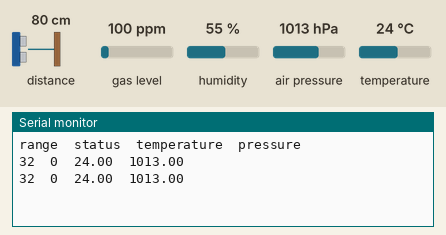
This sketch was run on a simulated Arduino Uno, built with avr-gcc and run on an emulated ATmega328P. Parts: the last lines printed to the serial monitor. The test bench sets the inputs (shaded band); at power-on: distance to the obstacle 80 cm, air pressure 1013 hPa, temperature 24 °C, gas level 100 ppm, humidity 55 %.

Above: at 2.0 s.
2.1 s: distance to the obstacle set to 2 cm
At 3.0 s:
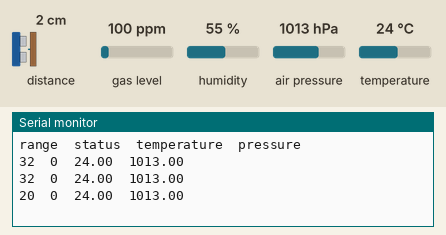
3.7 s: air pressure set to 952 hPa
At 4.7 s:
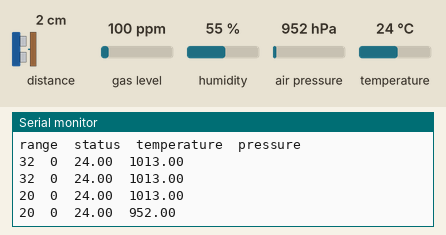
5.3 s: temperature set to 12 °C
At 6.8 s:
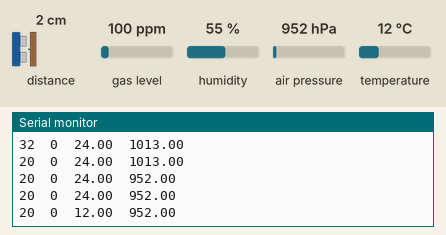

The sketch:

logic_communications_lab_firmware.ino
```cpp
#include <Wire.h>
#include "Adafruit_VL6180X.h"
#include <SPI.h>
#include <Adafruit_Sensor.h>
#include "Adafruit_BMP3XX.h"

#define BMP_SCK 13
#define BMP_MISO 12
#define BMP_MOSI 11
#define BMP_CS 10

Adafruit_BMP3XX bmp;
Adafruit_VL6180X vl = Adafruit_VL6180X();

void setup()
{
  Serial.begin(115200);
  if (! vl.begin()) {
    Serial.println("Failed to find VL6180X sensor");
    while (1);
  }

  if (!bmp.begin_SPI(BMP_CS))
  {
    Serial.println("Failed to find BMP388");
    while (1);
  }

  bmp.setTemperatureOversampling(BMP3_OVERSAMPLING_8X);
  bmp.setPressureOversampling(BMP3_OVERSAMPLING_4X);
  bmp.setIIRFilterCoeff(BMP3_IIR_FILTER_COEFF_3);
  bmp.setOutputDataRate(BMP3_ODR_50_HZ);

  Serial.println("range\tstatus\ttemperature\tpressure");
}

void loop()
{
  uint8_t range = vl.readRange();
  uint8_t status = vl.readRangeStatus();
  bmp.performReading();
  Serial.print(range);
  Serial.print("\t");
  Serial.print(status);
  Serial.print("\t");
  Serial.print(bmp.temperature);
  Serial.print("\t");
  Serial.println(bmp.pressure / 100.0);
  delay(1000);
}
```

Measured:
- after the input at 2.1 s, the serial monitor: prints a new line after 0.46 s (image 1)
- after the input at 3.7 s, the serial monitor: prints a new line after 0.05 s (image 2)
- after the input at 5.3 s, the serial monitor: prints a new line after 0.83 s (image 3)
